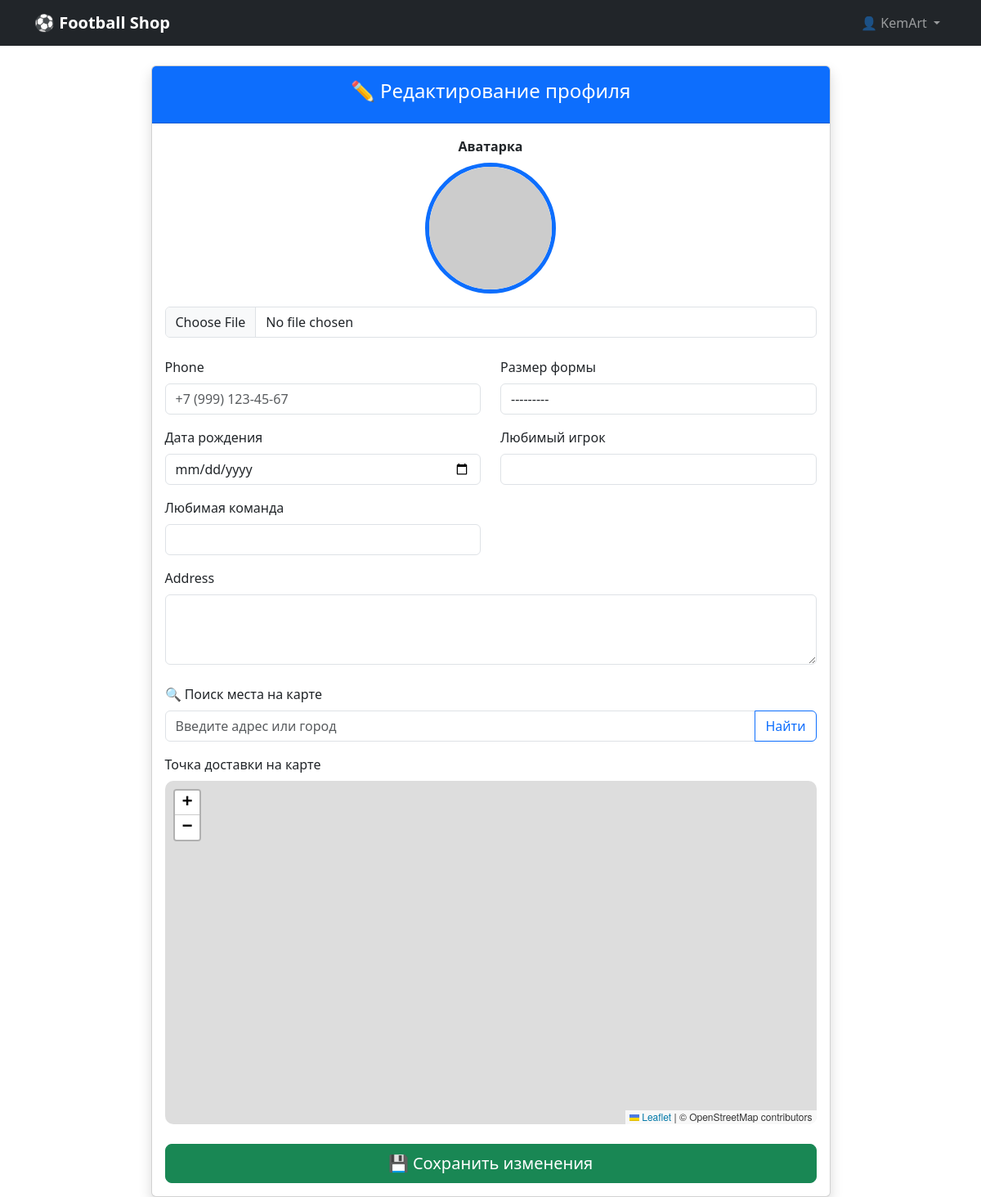
The page /accounts/profile/edit/ (signed in) on the database as committed earlier.
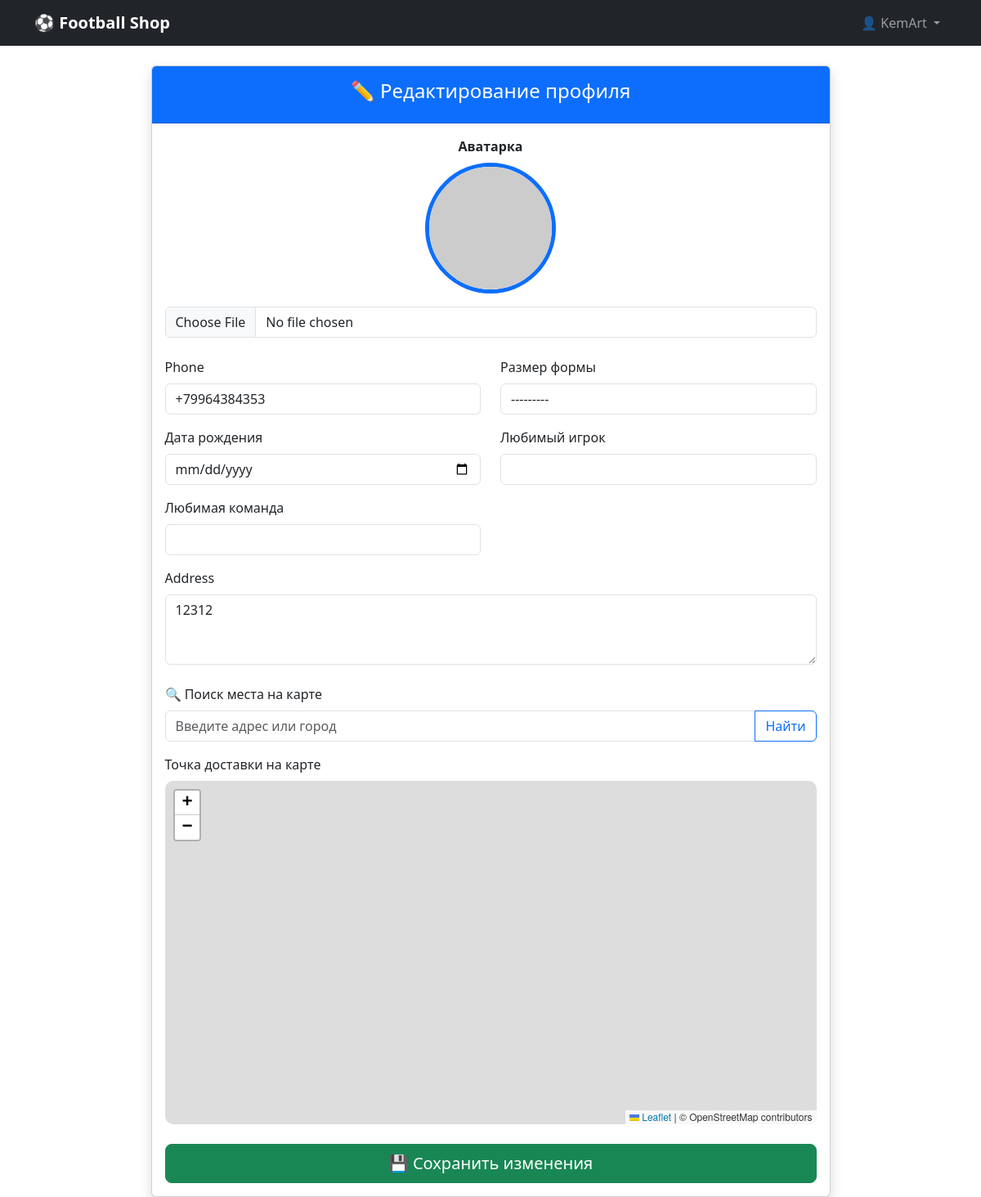
The same page on the database as committed later.
### accounts/models.py (models this page shows, shortened)
class Profile(models.Model):
    user = models.OneToOneField(User, on_delete=models.CASCADE, related_name='profile')
    phone = models.CharField(
        max_length=15,
        blank=True,
        validators=[RegexValidator(regex=r'^\+?1?\d{9,15}$', message="Введите корректный номер телефона")]
    )
    address = models.TextField(blank=True)
    date_of_birth = models.DateField(null=True, blank=True)
    avatar = models.ImageField(
        upload_to='avatars/',
        blank=True,
        null=True,
        verbose_name="Аватарка"
    )
    favorite_team = models.CharField(
        max_length=100,
        blank=True,
        verbose_name="Любимая команда"
    )
    shirt_size = models.CharField(
        max_length=5,
        choices=[
            ('XS', 'XS'), ('S', 'S'), ('M', 'M'),
            ('L', 'L'), ('XL', 'XL'), ('XXL', 'XXL')
        ],
        blank=True,
        verbose_name="Размер формы"
    )
    favorite_player = models.CharField(
        max_length=100,
        blank=True,
        verbose_name="Любимый игрок"
    )
    latitude = models.FloatField(null=True, blank=True, verbose_name="Широта")
    longitude = models.FloatField(null=True, blank=True, verbose_name="Долгота")

### accounts/views.py (the view)
# urls.py: path('profile/edit/', views.edit_profile, name='edit_profile'),
@login_required
def edit_profile(request):
    profile = request.user.profile
    if request.method == 'POST':
        form = ProfileForm(request.POST, request.FILES, instance=profile)
        if form.is_valid():
            form.save()
            messages.success(request, 'Профиль успешно обновлён!')
            return redirect('accounts:profile')
    else:
        form = ProfileForm(instance=profile)
    return render(request, 'accounts/edit_profile.html', {
        'form': form,
        'profile': profile
    })

### accounts/forms.py (shortened to what this page needs)
class ProfileForm(forms.ModelForm):
    date_of_birth = forms.DateField(
        required=False,
        widget=forms.DateInput(attrs={
            'class': 'form-control',
            'type': 'date'
        }),
        input_formats=['%Y-%m-%d', '%d.%m.%Y'],  # важно!
        label="Дата рождения"
    )
    class Meta:
        model = Profile
        fields = [
            'avatar', 'phone', 'address', 'date_of_birth',
            'favorite_team', 'shirt_size', 'favorite_player',
            'latitude', 'longitude'
        ]
        widgets = {
            'avatar': forms.FileInput(attrs={'class': 'form-control'}),
            'phone': forms.TextInput(attrs={'class': 'form-control', 'placeholder': '+7 (999) 123-45-67'}),
            'address': forms.Textarea(attrs={'class': 'form-control', 'rows': 3}),
            'favorite_team': forms.TextInput(attrs={'class': 'form-control'}),
            'shirt_size': forms.Select(attrs={'class': 'form-control'}),
            'favorite_player': forms.TextInput(attrs={'class': 'form-control'}),
            'latitude': forms.HiddenInput(),
            'longitude': forms.HiddenInput(),
        }

### templates/accounts/edit_profile.html (shortened to what this page needs)
{% extends 'base.html' %}
{% block extra_css %}
<link rel="stylesheet" href="https://unpkg.com/leaflet@1.9.4/dist/leaflet.css" />
{% endblock %}
{% block content %}
<div class="row justify-content-center">
    <div class="col-lg-9">
        <div class="card shadow">
            <div class="card-header bg-primary text-white text-center py-3">
                <h4>✏️ Редактирование профиля</h4>
            </div>
            <div class="card-body">
                <form method="post" enctype="multipart/form-data" id="profile-form">
                    <div class="mb-4 text-center">
                        <label class="form-label fw-bold">Аватарка</label><br>
                        <img id="avatar-preview"
                             src="{% if profile.avatar %}{{ profile.avatar.url }}{% else %}https://via.placeholder.com/160x160?text=Аватар{% endif %}"
                             alt="Предпросмотр"
                             class="avatar-preview mb-3">
                        {{ form.avatar }}
                    </div>
                    <div class="row">
                        <div class="col-md-6">
                            <div class="mb-3">
                                <label class="form-label">{{ form.phone.label }}</label>
                                {{ form.phone }}
                            </div>
                            <div class="mb-3">
                                <label class="form-label">{{ form.date_of_birth.label }}</label>
                                {{ form.date_of_birth }}
                            </div>
                            <div class="mb-3">
                                <label class="form-label">{{ form.favorite_team.label }}</label>
                                {{ form.favorite_team }}
                            </div>
                        </div>
                        <div class="col-md-6">
                            <div class="mb-3">
                                <label class="form-label">{{ form.shirt_size.label }}</label>
                                {{ form.shirt_size }}
                            </div>
                            <div class="mb-3">
                                <label class="form-label">{{ form.favorite_player.label }}</label>
                                {{ form.favorite_player }}
                            </div>
                        </div>
                    </div>
                    <div class="mb-4">
                        <label class="form-label">{{ form.address.label }}</label>
                        {{ form.address }}
                    </div>
                    <div class="mb-3">
                        <label class="form-label">🔍 Поиск места на карте</label>
                        <div class="input-group">
                            <input type="text" id="search-input" class="form-control" placeholder="Введите адрес или город">
                            <button type="button" id="search-btn" class="btn btn-outline-primary">Найти</button>
                        </div>
                    </div>
                    <div class="mb-4">
                        <label class="form-label">Точка доставки на карте</label>
                        <div id="map"></div>
                    </div>
                    <div class="d-grid">
                        <button type="submit" class="btn btn-success btn-lg">💾 Сохранить изменения</button>
                    </div>
                </form>
            </div>
        </div>
    </div>
</div>
{% endblock %}

Rows that differ between the two databases and show on the page:
changed Profile: phone (not shown) → "+79964384353"; address (not shown) → "12312"
